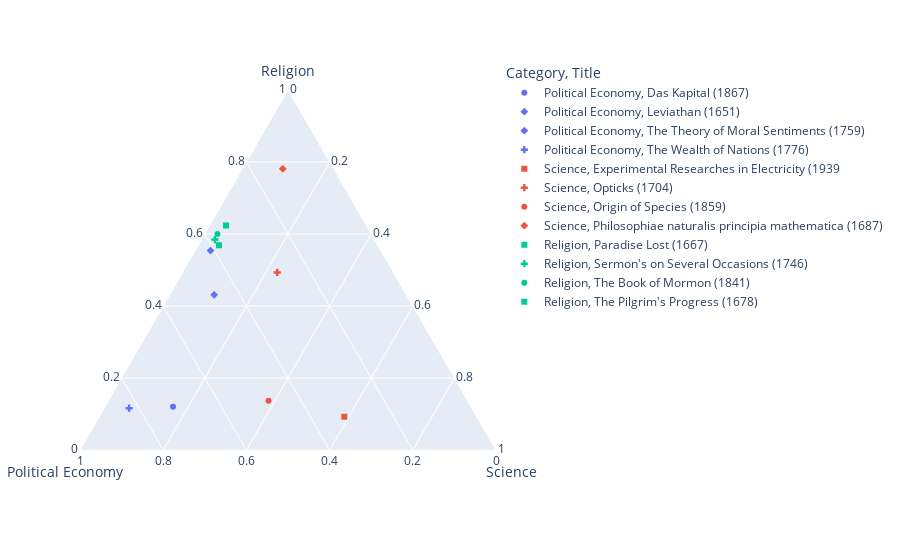

The notebook cell this image was saved under:
### Code cell
#make figure
fig = px.scatter_ternary(famous_selected, a = 'Religion', b = 'Political Economy', c = 'Science',
                         color = 'Category',
                         symbol='Title',
                         symbol_sequence = ['circle', 'square', 'diamond', 'cross']
                         )

# for _, row in famous_selected.iterrows():
#     fig.add_trace(
#         go.Scatterternary(
#         a=[None],
#         b=[None],
#         c=[None],
#         mode='markers',
#         marker=dict(
#             color=row['Category'],
#             symbol=row['symbol']
#         ),
#         name=row['Title'],
#         showlegend=True,
#         visible='legendonly'  # Hide these traces, but show them in the legend
#     )
# )

fig.show()

### Figure 1 — Plotly figure (JSON) as saved in the notebook; plotly's stock layout.template omitted (floating-point values rounded to 4 significant figures)
{"data": [{"a": [0.1207], "b": [0.716], "c": [0.1634], "hovertemplate": "Category=Political Economy<br>Title=Das Kapital (1867)<br>Religion=%{a}<br>Political Economy=%{b}<br>Science=%{c}<extra></extra>", "legendgroup": "Political Economy, Das Kapital (1867)", "marker": {"color": "#636efa", "symbol": "circle"}, "mode": "markers", "name": "Political Economy, Das Kapital (1867)", "showlegend": true, "subplot": "ternary", "type": "scatterternary"}, {"a": [0.5534], "b": [0.4088], "c": [0.03686], "hovertemplate": "Category=Political Economy<br>Title=Leviathan (1651)<br>Religion=%{a}<br>Political Economy=%{b}<br>Science=%{c}<extra></extra>", "legendgroup": "Political Economy, Leviathan (1651)", "marker": {"color": "#636efa", "symbol": "diamond"}, "mode": "markers", "name": "Political Economy, Leviathan (1651)", "showlegend": true, "subplot": "ternary", "type": "scatterternary"}, {"a": [0.433], "b": [0.4639], "c": [0.1074], "hovertemplate": "Category=Political Economy<br>Title=The Theory of Moral Sentiments (1759)<br>Religion=%{a}<br>Political Economy=%{b}<br>Science=%{c}<extra></extra>", "legendgroup": "Political Economy, The Theory of Moral Sentiments (1759)", "marker": {"color": "#636efa", "symbol": "diamond"}, "mode": "markers", "name": "Political Economy, The Theory of Moral Sentiments (1759)", "showlegend": true, "subplot": "ternary", "type": "scatterternary"}, {"a": [0.1139], "b": [0.8068], "c": [0.05864], "hovertemplate": "Category=Political Economy<br>Title=The Wealth of Nations (1776)<br>Religion=%{a}<br>Political Economy=%{b}<br>Science=%{c}<extra></extra>", "legendgroup": "Political Economy, The Wealth of Nations (1776)", "marker": {"color": "#636efa", "symbol": "cross"}, "mode": "markers", "name": "Political Economy, The Wealth of Nations (1776)", "showlegend": true, "subplot": "ternary", "type": "scatterternary"}, {"a": [0.09255], "b": [0.3184], "c": [0.589], "hovertemplate": "Category=Science<br>Title=Experimental Researches in Electricity (1939<br>Religion=%{a}<br>Political Economy=%{b}<br>Science=%{c}<extra></extra>", "legendgroup": "Science, Experimental Researches in Electricity (1939", "marker": {"color": "#EF553B", "symbol": "square"}, "mode": "markers", "name": "Science, Experimental Researches in Electricity (1939", "showlegend": true, "subplot": "ternary", "type": "scatterternary"}, {"a": [0.4983], "b": [0.2822], "c": [0.2299], "hovertemplate": "Category=Science<br>Title=Opticks (1704)<br>Religion=%{a}<br>Political Economy=%{b}<br>Science=%{c}<extra></extra>", "legendgroup": "Science, Opticks (1704)", "marker": {"color": "#EF553B", "symbol": "cross"}, "mode": "markers", "name": "Science, Opticks (1704)", "showlegend": true, "subplot": "ternary", "type": "scatterternary"}, {"a": [0.1346], "b": [0.4701], "c": [0.378], "hovertemplate": "Category=Science<br>Title=Origin of Species (1859)<br>Religion=%{a}<br>Political Economy=%{b}<br>Science=%{c}<extra></extra>", "legendgroup": "Science, Origin of Species (1859)", "marker": {"color": "#EF553B", "symbol": "circle"}, "mode": "markers", "name": "Science, Origin of Species (1859)", "showlegend": true, "subplot": "ternary", "type": "scatterternary"}, {"a": [0.781], "b": [0.1221], "c": [0.09699], "hovertemplate": "Category=Science<br>Title=Philosophiae naturalis principia mathematica (1687)<br>Religion=%{a}<br>Political Economy=%{b}<br>Science=%{c}<extra></extra>", "legendgroup": "Science, Philosophiae naturalis principia mathematica (1687)", "marker": {"color": "#EF553B", "symbol": "diamond"}, "mode": "markers", "name": "Science, Philosophiae naturalis principia mathematica (1687)", "showlegend": true, "subplot": "ternary", "type": "scatterternary"}, {"a": [0.6479], "b": [0.3504], "c": [0.04095], "hovertemplate": "Category=Religion<br>Title=Paradise Lost (1667)<br>Religion=%{a}<br>Political Economy=%{b}<br>Science=%{c}<extra></extra>", "legendgroup": "Religion, Paradise Lost (1667)", "marker": {"color": "#00cc96", "symbol": "square"}, "mode": "markers", "name": "Religion, Paradise Lost (1667)", "showlegend": true, "subplot": "ternary", "type": "scatterternary"}, {"a": [0.5912], "b": [0.3877], "c": [0.03247], "hovertemplate": "Category=Religion<br>Title=Sermon's on Several Occasions (1746)<br>Religion=%{a}<br>Political Economy=%{b}<br>Science=%{c}<extra></extra>", "legendgroup": "Religion, Sermon's on Several Occasions (1746)", "marker": {"color": "#00cc96", "symbol": "cross"}, "mode": "markers", "name": "Religion, Sermon's on Several Occasions (1746)", "showlegend": true, "subplot": "ternary", "type": "scatterternary"}, {"a": [0.5797], "b": [0.3568], "c": [0.02928], "hovertemplate": "Category=Religion<br>Title=The Book of Mormon (1841)<br>Religion=%{a}<br>Political Economy=%{b}<br>Science=%{c}<extra></extra>", "legendgroup": "Religion, The Book of Mormon (1841)", "marker": {"color": "#00cc96", "symbol": "circle"}, "mode": "markers", "name": "Religion, The Book of Mormon (1841)", "showlegend": true, "subplot": "ternary", "type": "scatterternary"}, {"a": [0.5839], "b": [0.3921], "c": [0.05123], "hovertemplate": "Category=Religion<br>Title=The Pilgrim's Progress (1678)<br>Religion=%{a}<br>Political Economy=%{b}<br>Science=%{c}<extra></extra>", "legendgroup": "Religion, The Pilgrim's Progress (1678)", "marker": {"color": "#00cc96", "symbol": "square"}, "mode": "markers", "name": "Religion, The Pilgrim's Progress (1678)", "showlegend": true, "subplot": "ternary", "type": "scatterternary"}], "layout": {"legend": {"title": {"text": "Category, Title"}, "tracegroupgap": 0}, "margin": {"t": 60}, "ternary": {"aaxis": {"title": {"text": "Religion"}}, "baxis": {"title": {"text": "Political Economy"}}, "caxis": {"title": {"text": "Science"}}, "domain": {"x": [0, 1], "y": [0, 1]}}}}
